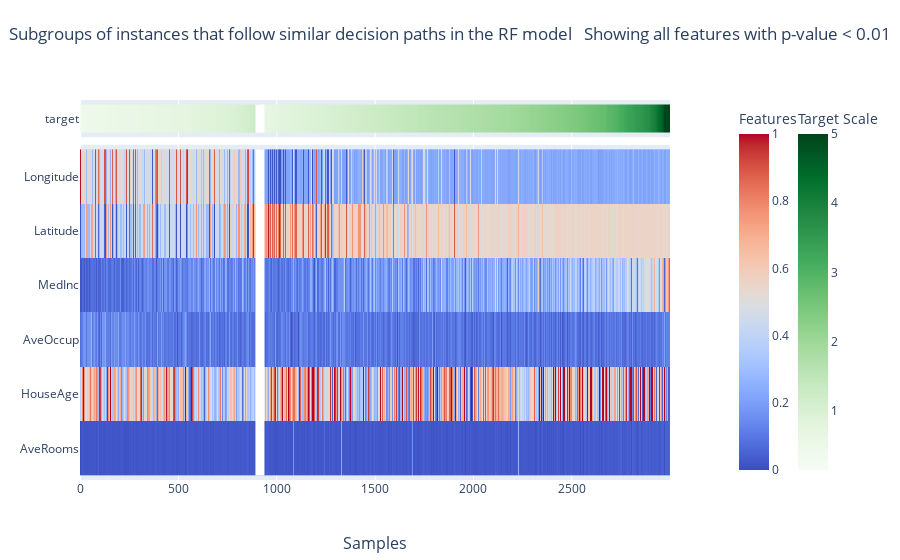

The cell this chart's notebook holds for it:
### Code cell
fgc_fast.plot_feature_importance(thr_pvalue=0.01)
fgc_fast.plot_decision_paths(thr_pvalue=0.01, heatmap_type="interactive")

### Figure 1 — Plotly figure (JSON) as saved in the notebook; plotly's stock layout.template omitted (floating-point values rounded to 4 significant figures; data arrays with more than 128 entries replaced by an {"elided": "..."} marker saying what was removed)
{"data": [{"colorbar": {"title": {"text": "Target Scale"}, "x": 1.2}, "colorscale": [[0, "rgb(247,252,245)"], [0.125, "rgb(229,245,224)"], [0.25, "rgb(199,233,192)"], [0.375, "rgb(161,217,155)"], [0.5, "rgb(116,196,118)"], [0.625, "rgb(65,171,93)"], [0.75, "rgb(35,139,69)"], [0.875, "rgb(0,109,44)"], [1, "rgb(0,68,27)"]], "showscale": true, "type": "heatmap", "xaxis": "x", "y": ["target"], "yaxis": "y", "z": {"elided": "1x3000 float values"}}, {"colorbar": {"title": {"text": "Features"}, "x": 1.1}, "colorscale": {"elided": "255x2 mixed values"}, "showscale": true, "type": "heatmap", "xaxis": "x2", "y": ["AveRooms", "HouseAge", "AveOccup", "MedInc", "Latitude", "Longitude"], "yaxis": "y2", "z": {"elided": "6x3000 float values"}}], "layout": {"annotations": [{"font": {"size": 16}, "showarrow": false, "text": "Samples", "x": 0.5, "xref": "paper", "y": -0.2, "yref": "paper"}], "legend": {"x": 1.3, "xanchor": "right", "y": 0.9, "yanchor": "top"}, "shapes": [{"line": {"color": "white", "width": 9}, "type": "line", "x0": 914.5, "x1": 914.5, "xref": "x", "y0": -0.5, "y1": 0.5, "yref": "y"}, {"line": {"color": "white", "width": 9}, "type": "line", "x0": 914.5, "x1": 914.5, "xref": "x2", "y0": -0.5, "y1": 5.5, "yref": "y2"}], "title": {"text": "Subgroups of instances that follow similar decision paths in the RF model \n Showing all features with p-value < 0.01", "x": 0.5, "xanchor": "center", "y": 0.95, "yanchor": "top"}, "xaxis": {"anchor": "y", "domain": [0, 1], "matches": "x2", "showticklabels": false}, "xaxis2": {"anchor": "y2", "domain": [0, 1]}, "yaxis": {"anchor": "x", "domain": [0.902, 1]}, "yaxis2": {"anchor": "x2", "domain": [0, 0.882]}}}
